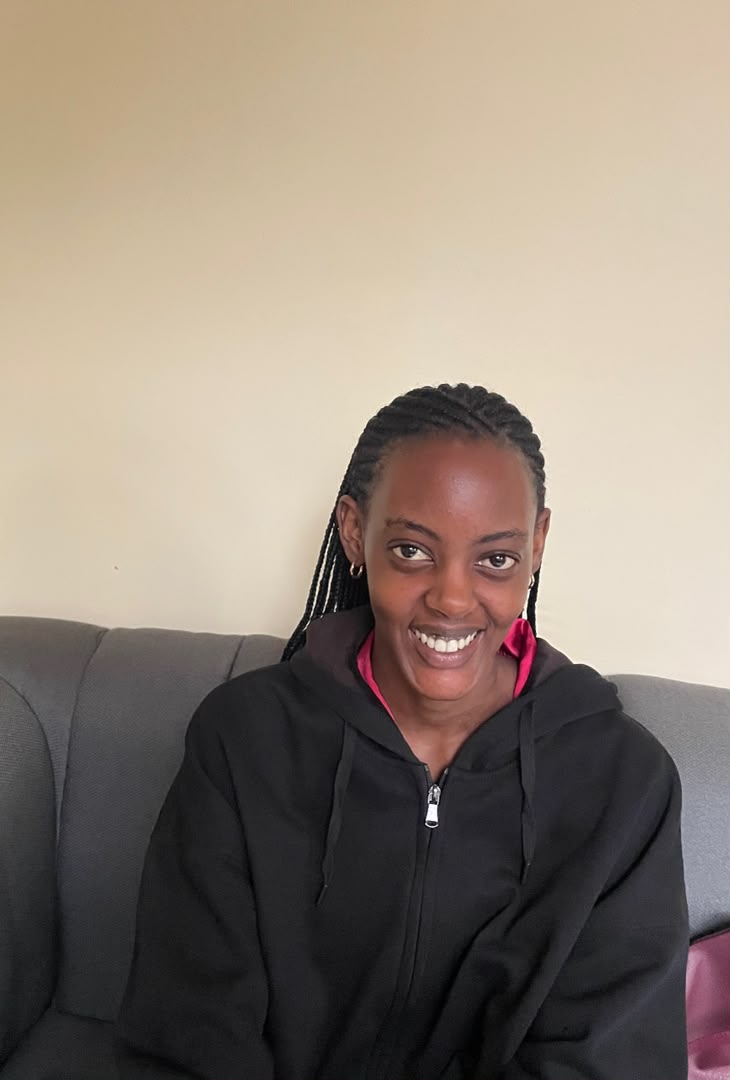
#> input picture data/raw/image_recordings_dataset/Images/Bridget/Smiling.jpeg, 730 x 1080 px, found by its file name
$ jupyter execute --allow-errors 01_image_processing.ipynb   (shell and % lines are left out)
#> lines starting #> are read from the running program, lines starting #| are printed output that depends on the picture
[cell 1]
from pathlib import Path
import os

working_dir = Path.cwd().resolve()
project_candidates = [working_dir, working_dir / "repository", *working_dir.parents]
PROJECT_ROOT = next(
    path for path in project_candidates
    if (path / "data" / "raw" / "image_recordings_dataset" / "Images").is_dir()
)
dataset_path = PROJECT_ROOT / "data" / "raw" / "image_recordings_dataset"
image_root = dataset_path / "Images"
output_folder = PROJECT_ROOT / "data" / "processed"
augmented_folder = output_folder / "augmented_images"
augmented_folder.mkdir(parents=True, exist_ok=True)

print(f"Project root: {PROJECT_ROOT}")
print("Members:", sorted(path.name for path in image_root.iterdir() if path.is_dir()))

#> (a cell that did not finish here is left out)

[cell 3]
# Identify all people from the repository's original image folder.
people = sorted(
    folder for folder in os.listdir(image_root)
    if os.path.isdir(os.path.join(image_root, folder))
)
print("People found:", people)

[cell 4]
from PIL import Image
import matplotlib.pyplot as plt

image_extensions = (".jpg", ".jpeg", ".png")

all_images = []

for person in sorted(people):

    person_folder = os.path.join(image_root, person)

    for filename in sorted(os.listdir(person_folder)):

        if filename.lower().endswith(image_extensions):

            image_path = os.path.join(person_folder, filename)

            img = Image.open(image_path).convert("RGB")
#> img is the input picture: PIL image 730x1080 RGB; mean R, G, B 143.4, 131, 119.2

            all_images.append({
                "person": person,
                "filename": filename,
                "path": image_path,
                "image": img
            })

print("Total original images:", len(all_images))
#| Total original images: 1

[cell 5]
fig, axes = plt.subplots(3, 3, figsize=(12, 12))

for ax, item in zip(axes.flatten(), all_images):

    ax.imshow(item["image"])
    ax.set_title(f'{item["person"]} - {item["filename"]}')
    ax.axis("off")
#> this loop made 1 pass

plt.tight_layout()
plt.show()

[cell 6]
from PIL import ImageOps

for item in all_images:

    person = item["person"]
    filename = item["filename"]
    img = item["image"]

    # Create a separate folder for each person
    person_output = os.path.join(augmented_folder, person)
    os.makedirs(person_output, exist_ok=True)

    # Generate augmentations
    rotated = img.rotate(10)
    flipped = ImageOps.mirror(img)
    grayscale = ImageOps.grayscale(img)

    # Get filename without extension
    name = os.path.splitext(filename)[0]

    # Save augmented images
    rotated.save(os.path.join(
        person_output, f"{name}_rotated.jpeg"
    ))

    flipped.save(os.path.join(
        person_output, f"{name}_flipped.jpeg"
    ))

    grayscale.save(os.path.join(
        person_output, f"{name}_grayscale.jpeg"
    ))
#> this loop made 1 pass
#> (person, filename) on pass 1: ('Bridget', 'Smiling.jpeg')
#> pass 1, `rotated = img.rotate(10)`:
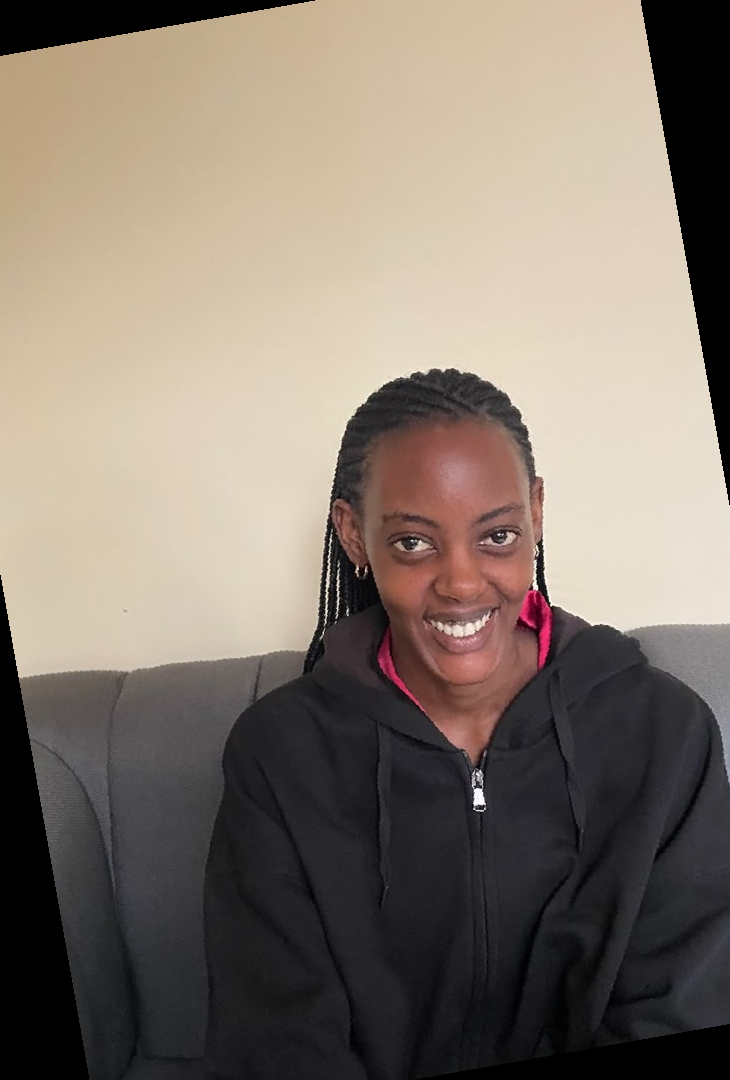
#> rotated: PIL image 730x1080 RGB; mean R, G, B 131.6, 120.4, 109.5
#> pass 1, `flipped = ImageOps.mirror(img)`:
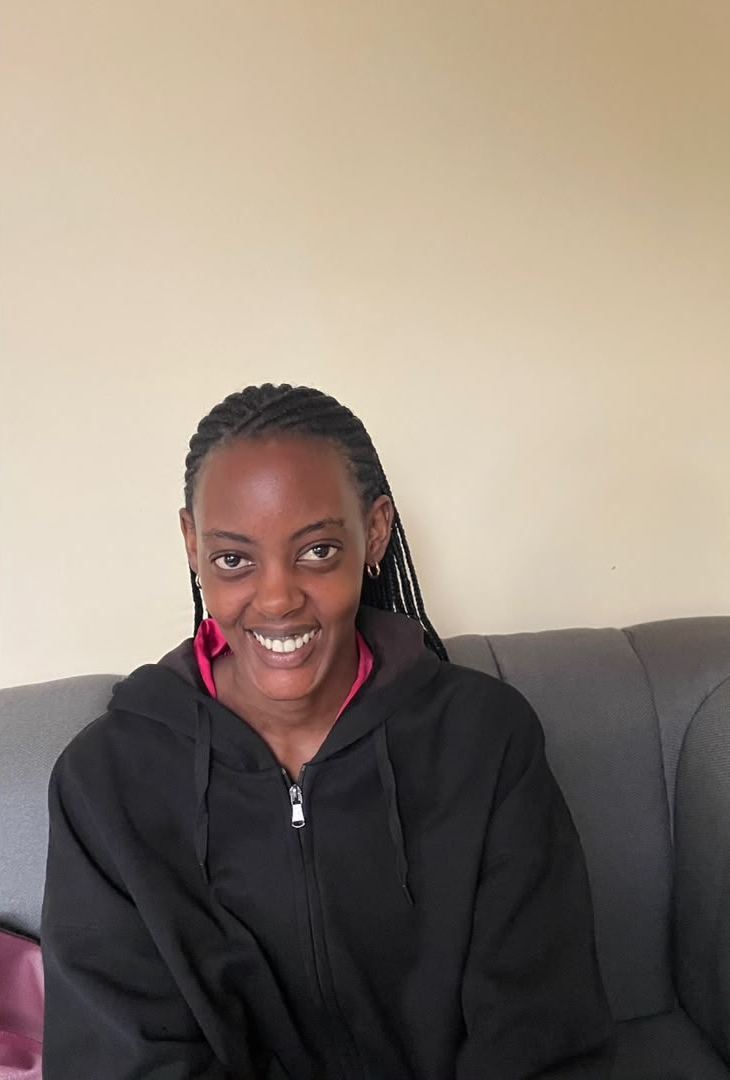
#> flipped: PIL image 730x1080 RGB; mean R, G, B 143.4, 131, 119.2
#> pass 1, `grayscale = ImageOps.grayscale(img)`:
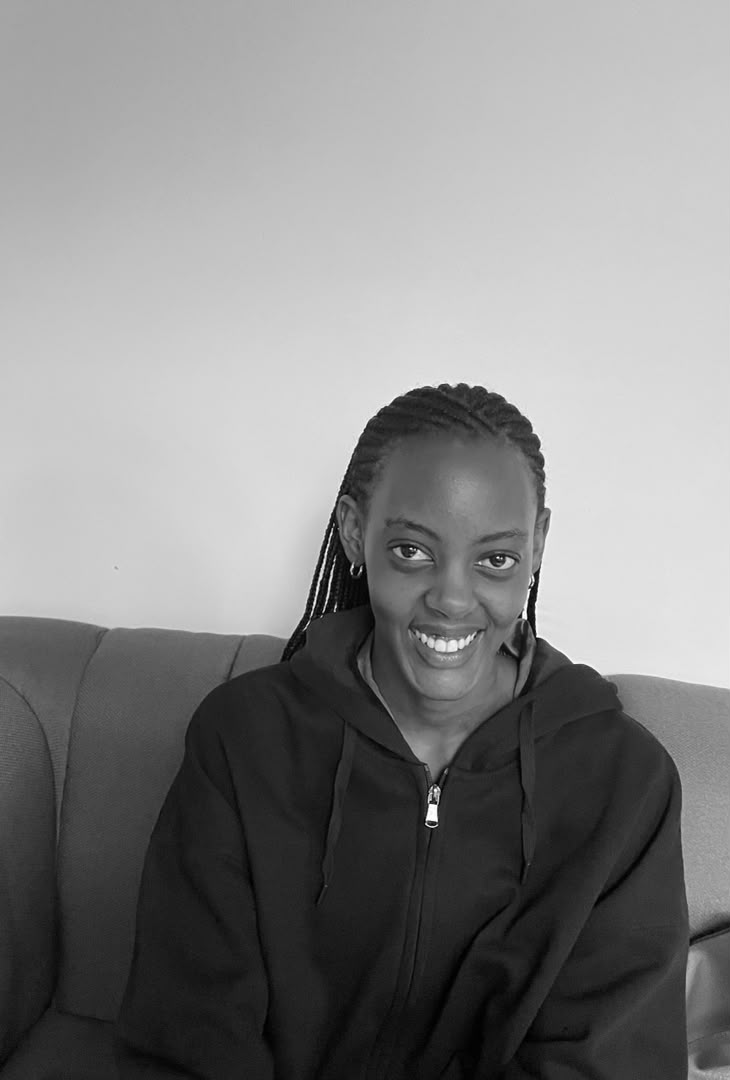
#> grayscale: PIL image 730x1080 L; min 0, max 254, mean 133.4

print("Augmentation completed!")

[cell 7]
from PIL import Image, ImageOps
import os

# Reuse the repository paths initialized in the first setup cell.
images_folder = image_root
augmented_folder = output_folder / "augmented_images"
augmented_folder.mkdir(parents=True, exist_ok=True)

members = sorted(
    folder for folder in os.listdir(images_folder)
    if os.path.isdir(os.path.join(images_folder, folder))
)
print("Members found:", members)
#| Members found: ['Bridget']

total_original = 0
total_augmented = 0

for member in members:
    member_folder = os.path.join(images_folder, member)
    member_output = os.path.join(augmented_folder, member)
    os.makedirs(member_output, exist_ok=True)
    image_files = sorted(
        file for file in os.listdir(member_folder)
        if file.lower().endswith((".jpeg", ".jpg", ".png"))
    )
#> image_files = ['Smiling.jpeg']

    print(f"\nProcessing images for {member}...")
#> (printed output is left out)
    for name in image_files:
        image_path = os.path.join(member_folder, name)
        image = Image.open(image_path).convert("RGB")
        filename = os.path.splitext(name)[0]
        variants = {
            "rotated": image.rotate(10),
            "flipped": ImageOps.mirror(image),
            "grayscale": ImageOps.grayscale(image),
        }
        for suffix, variant in variants.items():
            variant.save(os.path.join(member_output, f"{filename}_{suffix}.jpeg"))
#> this loop made 3 passes
        total_original += 1
        total_augmented += len(variants)
#> total_augmented = 3
        print(f"  Completed: {name}")
#|   Completed: Smiling.jpeg

print("\nImage augmentation completed!")
print("Total original images:", total_original)
print("Total augmented images:", total_augmented)
#| Total augmented images: 3

[cell 8]
import matplotlib.pyplot as plt
from PIL import Image
import os

for member in members:

    member_folder = os.path.join(images_folder, member)
    member_output = os.path.join(augmented_folder, member)

    image_files = [
        f for f in os.listdir(member_folder)
        if f.lower().endswith((".jpeg", ".jpg", ".png"))
    ]

    for name in image_files:

        filename = os.path.splitext(name)[0]

        paths = [
            os.path.join(member_folder, name),
            os.path.join(member_output, f"{filename}_rotated.jpeg"),
            os.path.join(member_output, f"{filename}_flipped.jpeg"),
            os.path.join(member_output, f"{filename}_grayscale.jpeg")
        ]

        titles = ["Original", "Rotated", "Flipped", "Grayscale"]

        fig, axes = plt.subplots(1, 4, figsize=(14, 4))

        for ax, path, title in zip(axes, paths, titles):

            img = Image.open(path)

            ax.imshow(
                img,
                cmap="gray" if title == "Grayscale" else None
            )

            ax.set_title(title)
            ax.axis("off")

        plt.suptitle(f"{member} - {name}")
        plt.tight_layout()
        plt.show()
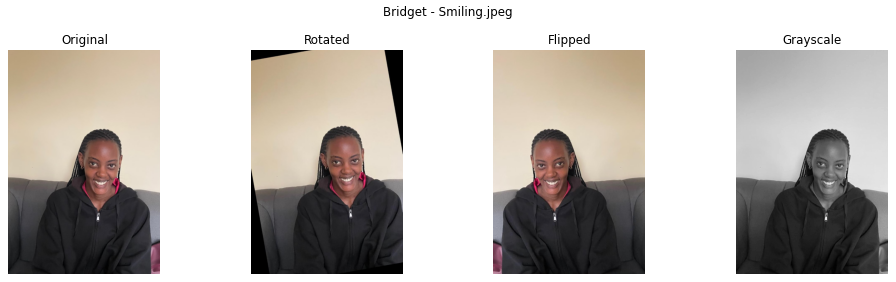
#> figure drawn by matplotlib, 4 panels
